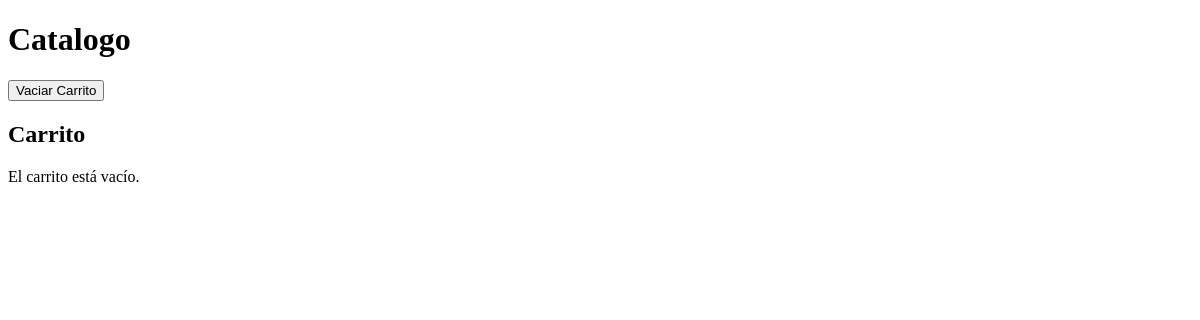
The page /Ejercicio_7/index.php on the database as committed earlier.
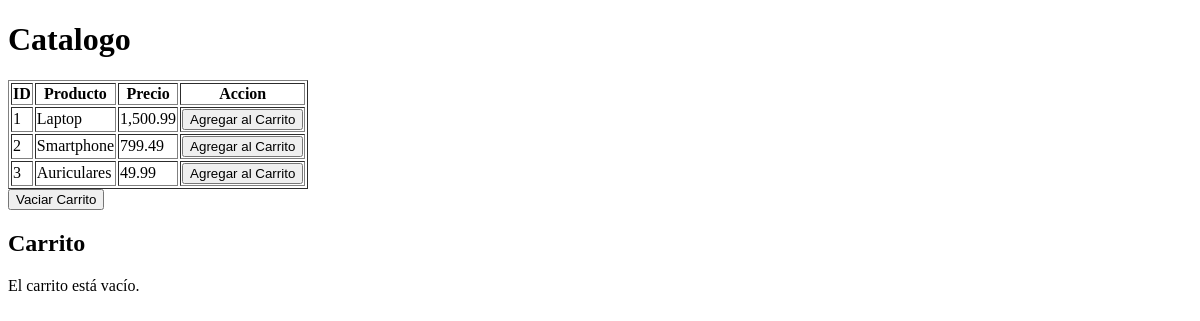
The same page on the database as committed later.
### tables this page shows
CREATE TABLE catalogo (
        id INTEGER PRIMARY KEY AUTOINCREMENT, 
        producto TEXT NOT NULL,               
        precio REAL NOT NULL         
    );

### Ejercicio_7/crearCatalogo.php (called while the page is built, shortened)
<?php
function obtenerCatalogo() {
    $db = new SQLite3('Compras.db');
    $query = "SELECT * FROM catalogo";
    $result = $db->query($query);
    $catalogo = [];
    while ($row = $result->fetchArray(SQLITE3_ASSOC)) {
        $catalogo[] = $row;
    }
    return $catalogo;
}
?>

### Ejercicio_7/index.php (the view, shortened to what this page needs)
<?php
require_once 'crearCatalogo.php';
?>
<!DOCTYPE html>
<html lang="en">
<head>
</head>
<body>
    <h1>Catalogo</h1>
    <?php
    $catalogo = obtenerCatalogo();
    if ($catalogo && count($catalogo) > 0): ?>
        <table border="1">
            <thead>
                <tr>
                    <th>ID</th>
                    <th>Producto</th>
                    <th>Precio</th>
                    <th>Accion</th>
                </tr>
            </thead>
            <tbody>
                <?php foreach ($catalogo as $item): ?>
                    <tr>
                        <td><?php echo htmlspecialchars($item['id']); ?></td>
                        <td><?php echo htmlspecialchars($item['producto']); ?></td>
                        <td><?php echo htmlspecialchars(number_format($item['precio'], 2)); ?></td>
                        <td><form action="" method="POST">
                                <button type="submit">Agregar al Carrito</button>
</form></td>
                    </tr>
                <?php endforeach; ?>
            </tbody>
        </table>
    <?php endif; ?>
    <form action="" method="POST">
        <button type="submit" name="cerrar_sesion">Vaciar Carrito</button>
    </form>
    <h2>Carrito</h2>
    <?php if (!empty($_SESSION['carrito'])): ?>
        <table border="1" cellpadding="10" cellspacing="0">
            <thead>
                <tr>
                    <th>ID</th>
                    <th>Producto</th>
                    <th>Precio</th>
                </tr>
            </thead>
            <tbody>
                <?php foreach ($_SESSION['carrito'] as $item): ?>
                    <tr>
                        <td><?php echo htmlspecialchars($item['id']); ?></td>
                        <td><?php echo htmlspecialchars($item['producto']); ?></td>
                        <td><?php echo htmlspecialchars(number_format($item['precio'], 2)); ?></td>
                    </tr>
                <?php endforeach; ?>
            </tbody>
        </table>
    <?php else: ?>
        <p>El carrito está vacío.</p>
    <?php endif; ?>
</body>
</html>

Rows that differ between the two databases and show on the page:
added catalogo: id "1", producto "Laptop", precio "1,500.99"
added catalogo: id "2", producto "Smartphone", precio "799.49"
added catalogo: id "3", producto "Auriculares", precio "49.99"
Other text that changed with them:
text now shown: "ID Producto Precio Accion"
